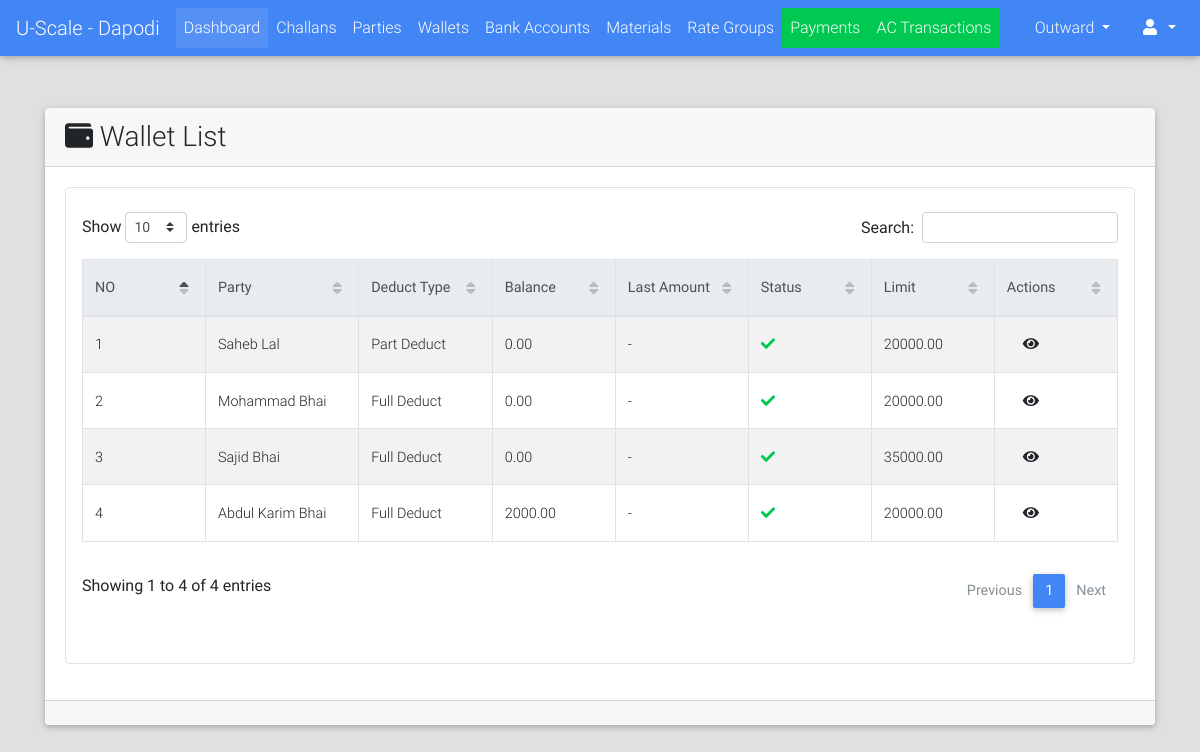
Page /parties/wallets/list/ (signed in) on the committed database.
### parties/models.py (models this page shows, shortened)
class Wallet(models.Model):
    DEDUCT_TYPE_CHOICES = (("FD", "Full Deduct"), ("PD", "Part Deduct"), ("FXD", "Fix Deduct"))
    party = models.ForeignKey(Party, on_delete=models.CASCADE)
    balance = models.DecimalField(max_digits=9, decimal_places=2, default=Decimal(0.00))
    upper_limit = models.DecimalField(max_digits=9, decimal_places=2, default=20000.00)
    deduct_type = models.CharField(max_length=3, choices=DEDUCT_TYPE_CHOICES)
    fixed_amount = models.DecimalField(max_digits=7, decimal_places=2, blank=True, null=True)
    is_active = models.BooleanField(default=True)
    @property
    def get_absolute_url(self):
        return reverse_lazy("parties:wallet_detail", kwargs={"id": self.id})

class Party(models.Model):
    RATE_TYPE_CHOICES = (("GR", "Group Rate"), ("IR", "Individual Rate"))
    rate_type = models.CharField(max_length=2, choices=RATE_TYPE_CHOICES)
    rate_group = models.ForeignKey("rates.RateGroup", on_delete=models.PROTECT, blank=True, null=True)
    name = models.CharField(max_length=128)
    party_code = models.CharField(max_length=32, blank=True)
    address = models.TextField(blank=True)
    phone = models.CharField(max_length=13)
    whatsapp = models.CharField(max_length=13, blank=True)
    email = models.EmailField(blank=True, null=True)
    extra_info = models.TextField(blank=True)
    is_wallet_party = models.BooleanField(default=False)
    is_active = models.BooleanField(default=True)
    @property
    def get_display_text(self):
        return self.name
    class Meta:
        verbose_name = "Party"
        verbose_name_plural = "Parties"

### parties/views.py (the view)
class WalletListView(LoginRequiredMixin, ListView):
    model = Wallet
    template_name = "parties/wallet_list.html"
    context_object_name = "wallets"
    ordering = "-id"

### portal/templates/parties/wallet_list.html (shortened to what this page needs)
{% extends "portal/base.html" %}
{% load crispy_forms_tags %}
{% load static %}
{% block custom_links %}
    <link href="{% static "css/addons/datatables.min.css" %}" rel="stylesheet">
    <link href="{% static "css/addons/datatables-select.min.css" %}" rel="stylesheet">
{% endblock %}
{% block content %}
    <br><br>
    <div class="container">
        <div class="card">
            <div class="card-header">
                <div class="row">
                    <div class="col-lg-12 m-auto">
                        <h3 class="m-auto"><i class="fa fa-wallet"></i> Wallet List</h3>
                    </div>
                </div>
            </div>
            <div class="card-body">
                 <div class="table p-3 border" style="border-radius: 5px">
                     <table id="dt-basic-checkbox" class="table table-striped table-bordered" cellspacing="0" width="100%">
                         <thead class="thead-light">
                            <th class="th-sm">NO</th>
                            <th class="th-sm">Party</th>
                            <th class="th-sm">Deduct Type</th>
                            <th class="th-sm">Balance</th>
                            <th class="th-sm">Last Amount</th>
                            <th class="th-sm">Status</th>
                            <th class="th-sm">Limit</th>
                            <th class="th-sm">Actions</th>
                         </thead>
                         <tbody>
                             {% if wallets %}
                                 {% for wallet in wallets %}
                                     <tr>
                                        <td>{{ forloop.counter }}</td>
                                         <td>{{ wallet.party.get_display_text }}</td>
                                        <td>{{ wallet.get_deduct_type_display }}{% if wallet.deduct_type == "FXD" %} ({{ wallet.fixed_amount }}){% endif %}</td>
                                        <td>{{ wallet.balance }}</td>
                                        <td>{{ wallet.wallettransaction_set.last.amount|default:"-" }}</td>
                                        <td>
                                            {% if wallet.is_active %}
                                                <i class="fa fa-check text-success"></i>
                                            {% else %}
                                                <i class="fa fa-times text-danger"></i>
                                            {% endif %}
                                        </td>
                                        <td>{{ wallet.upper_limit }}</td>
                                        <td class="m-auto">
                                            <a class="m-3" href="{{ wallet.get_absolute_url }}"><i class="fa fa-eye"></i></a>
                                        </td>
                                     </tr>
                                 {% endfor %}
                             {% else %}
                                 <span class="text-black-50 font-weight-bold">No Wallets Found</span>
                             {% endif %}
                         </tbody>
                    </table>
                 </div>
            </div>
            <div class="card-footer">
            </div>
        </div>
    </div>
{% endblock %}

### rows in the picture
Wallet: party.get_display_text "Saheb Lal", deduct_type "Part Deduct", balance "0.00", wallettransaction_set.last.amount "-", is_active True (drawn), upper_limit "20000.00"
Wallet: party.get_display_text "Mohammad Bhai", deduct_type "Full Deduct", balance "0.00", wallettransaction_set.last.amount "-", is_active True (drawn), upper_limit "20000.00"
Wallet: party.get_display_text "Sajid Bhai", deduct_type "Full Deduct", balance "0.00", wallettransaction_set.last.amount "-", is_active True (drawn), upper_limit "35000.00"
Wallet: party.get_display_text "Abdul Karim Bhai", deduct_type "Full Deduct", balance "2000.00", wallettransaction_set.last.amount "-", is_active True (drawn), upper_limit "20000.00"
